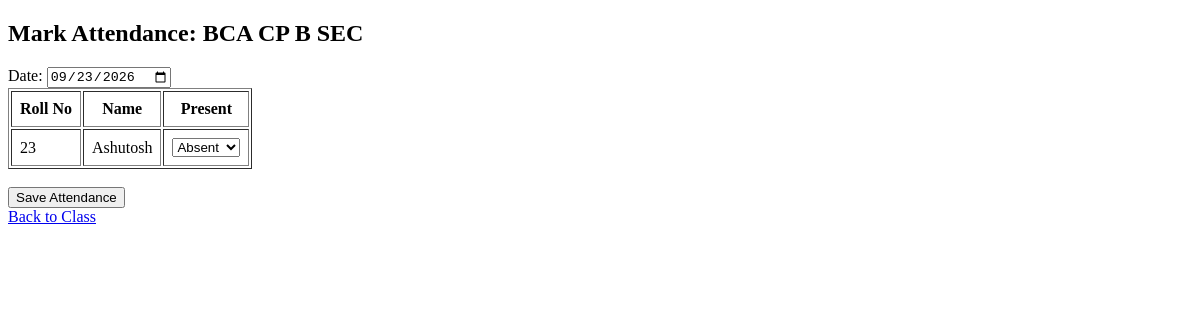
/class/1/attendance (signed in), run on an earlier commit of the app's database.
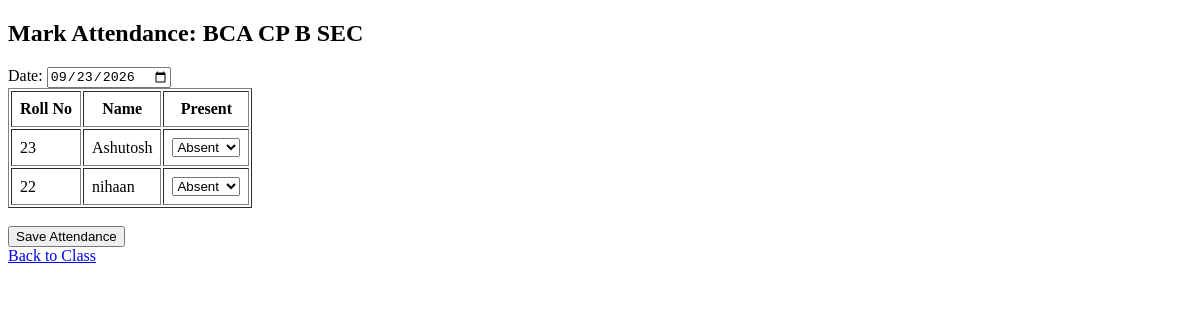
And on a later commit of the database.
### models/models.py (models this page shows)
class StudentClass(db.Model):
    id = db.Column(db.Integer, primary_key=True)
    class_name = db.Column(db.String(100), nullable=False)
    teacher_id = db.Column(db.Integer, db.ForeignKey('user.id'), nullable=False)

class Student(db.Model):
    id = db.Column(db.Integer, primary_key=True)
    user_id = db.Column(db.Integer, db.ForeignKey('user.id'), nullable=False)
    roll_number = db.Column(db.String(20), nullable=False)
    class_id = db.Column(db.Integer, db.ForeignKey('student_class.id'), nullable=False)
    student_user = db.relationship('User')

class User(db.Model, UserMixin):
    id = db.Column(db.Integer, primary_key=True)
    name = db.Column(db.String(100), nullable=False)
    email = db.Column(db.String(100), unique=True, nullable=False)
    password_hash = db.Column(db.String(200), nullable=False)
    role = db.Column(db.String(20), nullable=False)  # 'teacher' or 'student'

### routes/teacher_routes.py (the view, shortened to what this page needs)
@teacher.route('/class/<int:class_id>/attendance', methods=['GET', 'POST'])
@login_required
def mark_attendance(class_id):
    if current_user.role != 'teacher':
        return "Access denied. Teachers only.", 403
    class_obj = StudentClass.query.get_or_404(class_id)
    if class_obj.teacher_id != current_user.id:
        return "Access denied. Not your class.", 403
    selected_date_str = request.args.get('date') or request.form.get('date')
    if selected_date_str:
        selected_date = datetime.strptime(selected_date_str, '%Y-%m-%d').date()
    else:
        selected_date = date.today()
    students = Student.query.filter_by(class_id=class_id).all()
    existing_attendance = {}
    records = Attendance.query.filter_by(class_id=class_id, date=selected_date).all()
    for r in records:
        existing_attendance[r.student_id] = r.status
    return render_template(
        'mark_attendance.html',
        class_obj=class_obj,
        students=students,
        selected_date=selected_date,
        existing_attendance=existing_attendance
    )

### app.py (called while the page is built)
@login_manager.user_loader
def load_user(user_id):
    return User.query.get(int(user_id))

### templates/mark_attendance.html (shortened to what this page needs)
<!DOCTYPE html>
<html>
<head><title>Mark Attendance - {{ class_obj.class_name }}</title></head>
<body>
    <h2>Mark Attendance: {{ class_obj.class_name }}</h2>
    <form method="GET">
        <label>Date:</label>
        <input type="date" name="date" value="{{ selected_date }}" onchange="this.form.submit()">
    </form>
    <form method="POST">
        <table border="1" cellpadding="8">
            <tr><th>Roll No</th><th>Name</th><th>Present</th></tr>
            {% for s in students %}
            <tr>
                <td>{{ s.roll_number }}</td>
                <td>{{ s.student_user.name if s.student_user else 'Unknown' }}</td>
                <td>
                    <select name="status_{{ s.id }}">
                        <option value="absent" {% if existing_attendance.get(s.id) == 'absent' or s.id not in existing_attendance %}selected{% endif %}>Absent</option>
                    </select>
                </td>
            </tr>
            {% else %}
            <tr><td colspan="3">No students in this class yet.</td></tr>
            {% endfor %}
        </table>
        <br>
        <button type="submit">Save Attendance</button>
    </form>
    <a href="{{ url_for('teacher.view_class', class_id=class_obj.id) }}">Back to Class</a>
</body>
</html>

What changed in the data, as far as the page shows it:
added Student: roll_number "22", student_user "nihaan", id "Absent"
